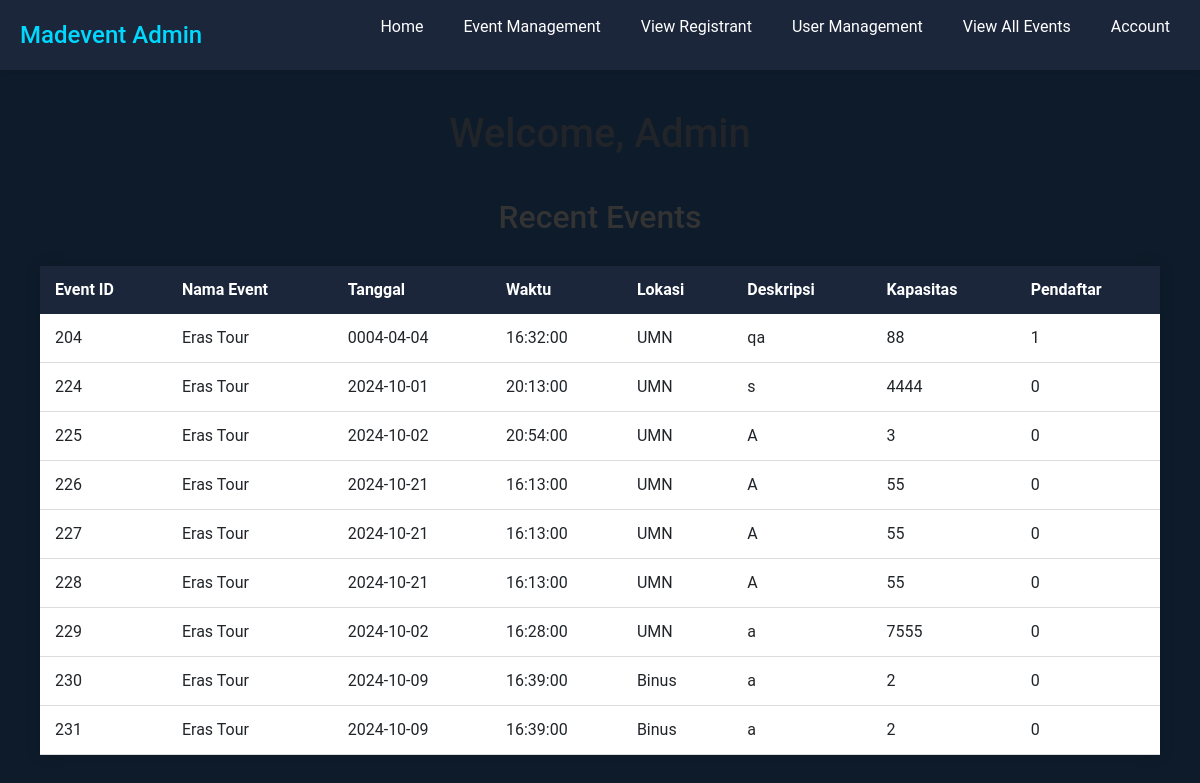
Before: /admin/useradmin.php with the older database file.
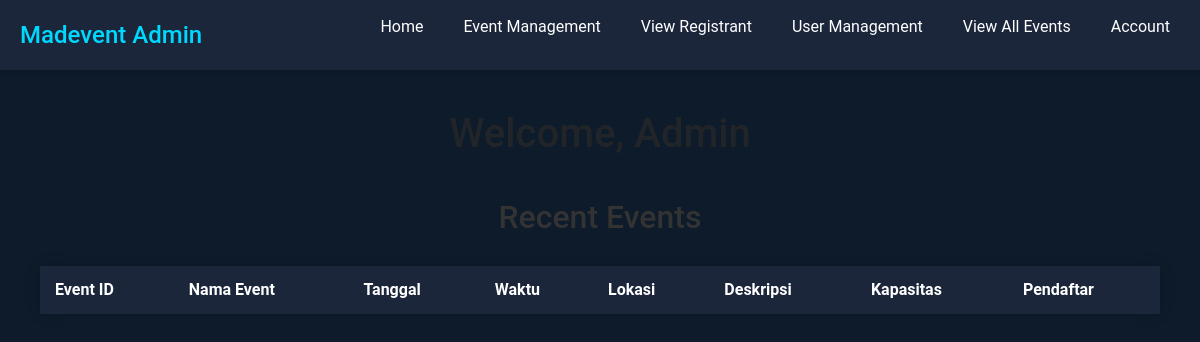
After: the same page with the newer database file.
### tables this page shows
CREATE TABLE events (
    EventID INT AUTO_INCREMENT PRIMARY KEY,
    NamaEvent VARCHAR(100) NOT NULL,
    Tanggal DATE NOT NULL,
    Waktu TIME NOT NULL,
    Lokasi VARCHAR(100) NOT NULL,
    Deskripsi TEXT NOT NULL,
    Kapasitas INT NOT NULL,
    Foto MEDIUMBLOB
);

### admin/useradmin.php (the view, shortened to what this page needs)
<!DOCTYPE html>
<html lang="en">
<head>
    <link href="https://cdn.jsdelivr.net/npm/bootstrap@5.3.0-alpha1/dist/css/bootstrap.min.css" rel="stylesheet">
</head>
<body>
    <div class="navbar">
        <h1>Madevent Admin</h1>
        <ul>
            <li><a href="useradmin.php">Home</a></li>
            <li><a href="eventmanagement.php">Event Management</a></li>
            <li><a href="viewregistrant.php">View Registrant</a></li>
            <li><a href="usermanagement.php">User Management</a></li>
            <li><a href="viewevent.php">View All Events</a></li>
            <li class="dropdown">
                <a href="#">Account</a>
            </li>
        </ul>
    </div>
    <div class="main-content">
        <h1>Welcome, Admin</h1>
        <h2>Recent Events</h2>
        <table class="table-style">
            <thead>
                <tr>
                    <th>Event ID</th>
                    <th>Nama Event</th>
                    <th>Tanggal</th>
                    <th>Waktu</th>
                    <th>Lokasi</th>
                    <th>Deskripsi</th>
                    <th>Kapasitas</th>
                    <th>Pendaftar</th>
                </tr>
            </thead>
            <tbody>
                <?php
                $koneksi = mysqli_connect("localhost", "root", "", "event");
                $query = "
                    SELECT e.EventID, e.NamaEvent, e.Tanggal, e.Waktu, e.Lokasi, e.Deskripsi, e.Kapasitas,
                        COUNT(r.EventId) AS jumlah_pendaftar
                    FROM events e
                    LEFT JOIN regist r ON e.EventID = r.EventId
                    GROUP BY e.EventID";
                $data = mysqli_query($koneksi, $query);
                while ($display = mysqli_fetch_array($data)){
                    echo "
                    <tr>
                        <td>{$display['EventID']}</td>
                        <td>{$display['NamaEvent']}</td>
                        <td>{$display['Tanggal']}</td>
                        <td>{$display['Waktu']}</td>
                        <td>{$display['Lokasi']}</td>
                        <td>{$display['Deskripsi']}</td>
                        <td>{$display['Kapasitas']}</td>
                        <td>{$display['jumlah_pendaftar']}</td>
                    </tr>";
                }
                ?>
            </tbody>
        </table>
    </div>
</body>
</html>

### admin/useradmin.php (style rules this page uses)
* { margin: 0; padding: 0; box-sizing: border-box; font-family: 'Roboto', sans-serif; }
body { background-color: #0d1b2a; }
.navbar { background-color: #1b263b; padding: 15px 20px; color: #ffffff; display: flex; align-items: center; box-shadow: 0 2px 5px rgba(0, 0, 0, 0.1); }
.navbar h1 { font-size: 24px; margin: 0; color: #00d9ff; }
.navbar ul { list-style: none; display: flex; gap: 20px; }
.navbar a { color: #ffffff; text-decoration: none; font-size: 16px; padding: 10px; }
.navbar .dropdown { position: relative; display: inline-block; }
.main-content { padding: 40px; text-align: center; }
h2 { margin-top: 40px; color: #333333; }
.table-style { width: 100%; margin-top: 30px; border-collapse: collapse; box-shadow: 0 0 15px rgba(0, 0, 0, 0.1); background-color: #ffffff; }
.table-style thead { background-color: #1b263b; color: #ffffff; }
.table-style th, .table-style td { padding: 12px 15px; text-align: left; }
.table-style tbody tr { border-bottom: 1px solid #dddddd; }

Changed rows visible on the page:
removed events: EventID "204", NamaEvent "Eras Tour", Tanggal "0004-04-04", Waktu "16:32:00", Lokasi "UMN", Deskripsi "qa", Kapasitas "88", jumlah_pendaftar "1"
removed events: EventID "224", NamaEvent "Eras Tour", Tanggal "2024-10-01", Waktu "20:13:00", Lokasi "UMN", Deskripsi "s", Kapasitas "4444", jumlah_pendaftar "0"
removed events: EventID "225", NamaEvent "Eras Tour", Tanggal "2024-10-02", Waktu "20:54:00", Lokasi "UMN", Deskripsi "A", Kapasitas "3", jumlah_pendaftar "0"
removed events: EventID "226", NamaEvent "Eras Tour", Tanggal "2024-10-21", Waktu "16:13:00", Lokasi "UMN", Deskripsi "A", Kapasitas "55", jumlah_pendaftar "0"
removed events: EventID "227", NamaEvent "Eras Tour", Tanggal "2024-10-21", Waktu "16:13:00", Lokasi "UMN", Deskripsi "A", Kapasitas "55", jumlah_pendaftar "0"
removed events: EventID "228", NamaEvent "Eras Tour", Tanggal "2024-10-21", Waktu "16:13:00", Lokasi "UMN", Deskripsi "A", Kapasitas "55", jumlah_pendaftar "0"
removed events: EventID "229", NamaEvent "Eras Tour", Tanggal "2024-10-02", Waktu "16:28:00", Lokasi "UMN", Deskripsi "a", Kapasitas "7555", jumlah_pendaftar "0"
removed events: EventID "230", NamaEvent "Eras Tour", Tanggal "2024-10-09", Waktu "16:39:00", Lokasi "Binus", Deskripsi "a", Kapasitas "2", jumlah_pendaftar "0"
removed events: EventID "231", NamaEvent "Eras Tour", Tanggal "2024-10-09", Waktu "16:39:00", Lokasi "Binus", Deskripsi "a", Kapasitas "2", jumlah_pendaftar "0"
